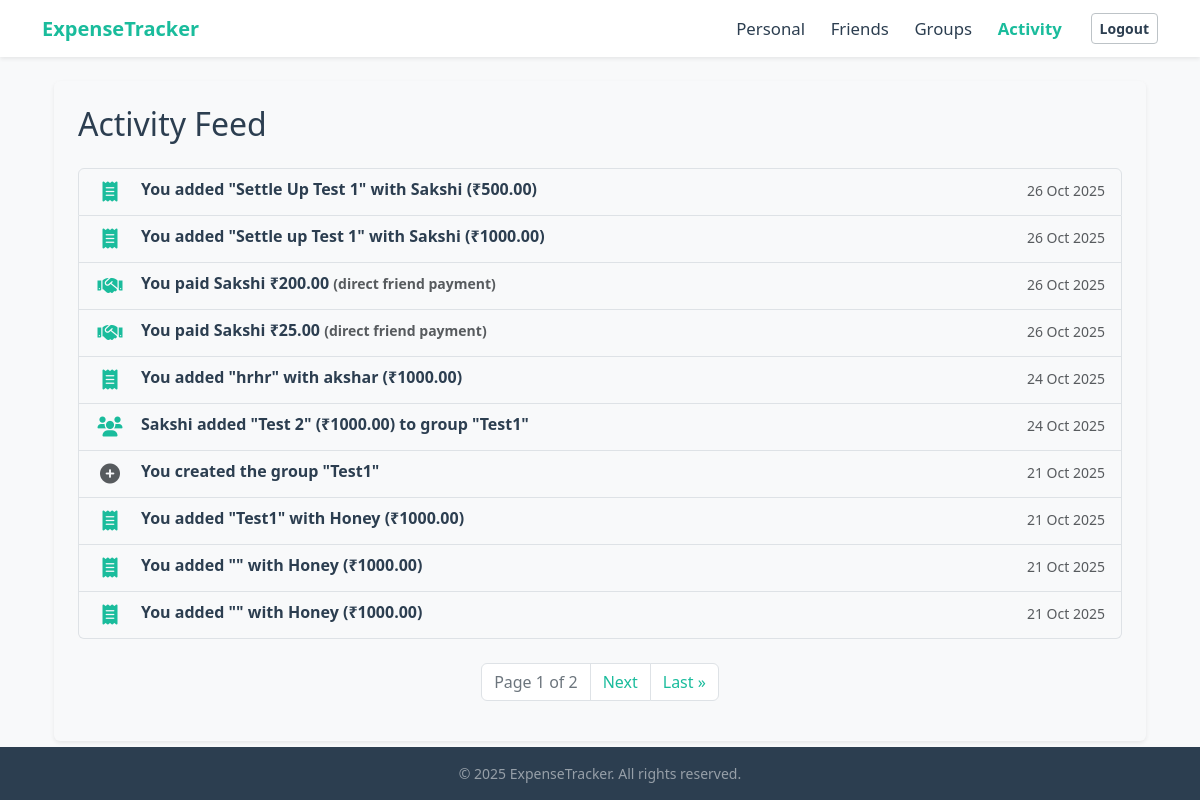
Before: /tracker/activity/ (signed in) with the older database file.
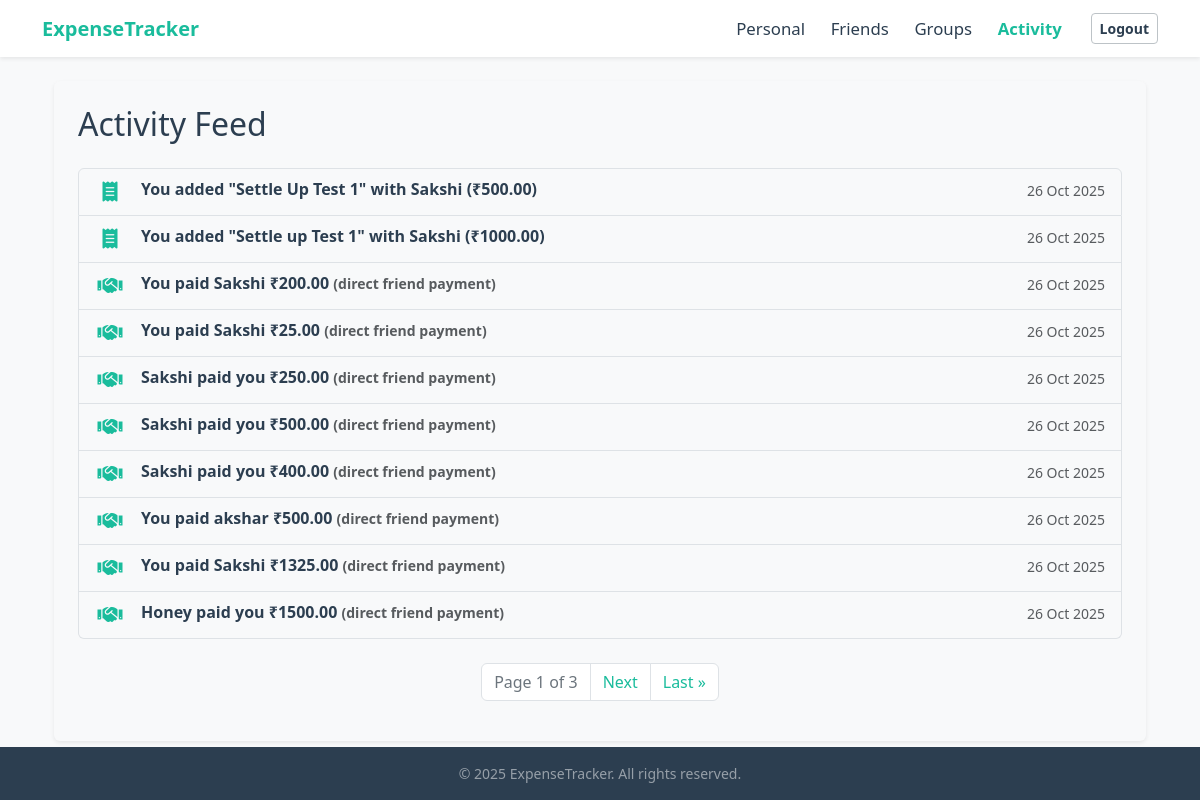
After: the same page with the newer database file.
### tracker/models.py (models this page shows, shortened)
class FriendExpense(models.Model):
    user = models.ForeignKey(UserRegistration, on_delete=models.CASCADE, related_name='friend_expense_owner')
    friend_user = models.ForeignKey(UserRegistration, on_delete=models.CASCADE, related_name='friend_expense_friend')
    title = models.CharField(max_length=200)
    amount = models.FloatField()
    category = models.CharField(max_length=80)
    date = models.DateField(auto_now_add=True)
    description = models.TextField(blank=True,null=True)
    paid_by = models.ForeignKey(UserRegistration, on_delete=models.CASCADE, related_name='paid_expenses',blank=True,null=True)
    amount_owed = models.FloatField(default=0) #Amount the user owes
    group = models.ForeignKey('Groups', on_delete=models.SET_NULL, blank=True, null=True, related_name="payments")

class UserRegistration(models.Model):
    name = models.CharField(max_length=100)
    email = models.CharField(max_length=100,unique=True)
    password = models.CharField(max_length=100)

class GroupExpense(models.Model):
    group = models.ForeignKey(Groups, on_delete=models.CASCADE, related_name='expenses')
    paid_by = models.ForeignKey(UserRegistration, on_delete=models.CASCADE, related_name='group_paid_expenses')
    title = models.CharField(max_length=200)
    amount = models.FloatField()
    category = models.CharField(max_length=80)
    date = models.DateField(auto_now_add=True)
    description = models.TextField(blank=True,null=True)
    created_at = models.DateTimeField(auto_now_add=True)
    total_split_done = models.BooleanField(default=False)

class Groups(models.Model):
    CATEGORY_CHOICES = [
        ('Trip', 'Trip'),
        ('Home', 'Home'),
        ('Couple', 'Couple'),
        ('Other', 'Other'),
    ]
    name = models.CharField(max_length=100)
    category = models.CharField(max_length=80,choices=CATEGORY_CHOICES)
    created_by = models.ForeignKey(UserRegistration, on_delete=models.CASCADE, related_name='created_groups')
    members = models.ManyToManyField(UserRegistration, related_name='groups')
    created_at = models.DateTimeField(auto_now_add=True)

### tracker/views.py (the view)
# urls.py: path('activity/', views.activity_dashboard, name='activity_dashboard'),
def activity_dashboard(request):
    if 'username' not in request.session:
        messages.error(request, "Please log in to access this page.")
        return redirect('login')
    user_id = request.session.get('user_id')
    user = get_object_or_404(UserRegistration, id=user_id)
    activity_list = []
    friend_expenses = FriendExpense.objects.filter(
        Q(user=user) | Q(friend_user=user)
    ).select_related('user', 'friend_user', 'paid_by', 'group').order_by('-date') # Use 'date' field
    for item in friend_expenses:
        activity_date = getattr(item, 'date', getattr(item, 'created_at', None))
        if activity_date:
            activity_list.append({
                'date': activity_date,
                'type': 'friend_expense',
                'details': item
            })
    group_expenses = GroupExpense.objects.filter(
        group__members=user
    ).select_related('group', 'paid_by').order_by('-date') # Use 'date' field
    for item in group_expenses:
        activity_date = getattr(item, 'date', getattr(item, 'created_at', None))
        if activity_date:
            activity_list.append({
                'date': activity_date,
                'type': 'group_expense',
                'details': item
            })
    groups_involved = Groups.objects.filter(members=user).order_by('-created_at') # Assumes 'created_at' field
    for item in groups_involved:
        if hasattr(item, 'created_at'):
            activity_list.append({
                'date': item.created_at,
                'type': 'group_creation',
                'details': item
            })
    sorted_activities = sorted(
    [act for act in activity_list if act.get('date')],
    key=lambda x: (
        datetime.combine(x['date'], datetime.min.time()) if isinstance(x['date'], date) and not isinstance(x['date'], datetime)
        else timezone.make_naive(x['date']) if timezone.is_aware(x['date'])
        else x['date']
    ),
    reverse=True
)
    paginator = Paginator(sorted_activities, 10) # Show 10 activities per page
    page_number = request.GET.get('page')
    activities_page_obj = paginator.get_page(page_number)
    context = {
        'activities_page_obj': activities_page_obj,
        'current_user': user # Pass user for template logic
    }
    return render(request, 'tracker/activity.html', context)

### tracker/templates/tracker/activity.html (shortened to what the changed rows need)
{% extends 'tracker/base.html' %}
{% load static %}
{% block content %}
<div class="container mt-4">
    <div class="card shadow-sm border-0 mt-4">
        <div class="card-body p-4">
            <h2 class="mb-0 fw-light">Activity Feed</h2><br>
            <ul class="list-group">
                {% for activity in activities_page_obj %}
                    <li class="list-group-item list-group-item-action d-flex align-items-center">
                        <div class="me-3 fs-5 text-center" style="width: 30px;">
                            {% if activity.type == 'friend_expense' %}
                                {% with expense=activity.details %}
                                    {% if expense.title == "Payment" %}
                                        <i class="fas fa-handshake text-success"></i>
                                    {% else %}
                                        <i class="fas fa-receipt text-primary"></i>
                                    {% endif %}
                                {% endwith %}
                            {% elif activity.type == 'group_expense' %}
                                <i class="fas fa-users text-primary"></i>
                            {% elif activity.type == 'group_creation' %}
                                <i class="fas fa-plus-circle text-muted"></i>
                            {% elif activity.type == 'personal_expense' %}
                                <i class="fas fa-user text-secondary"></i>
                            {% else %}
                                <i class="fas fa-info-circle text-muted"></i>
                            {% endif %}
                        </div>
                        <div class="flex-grow-1">
                            <div class="d-flex w-100 justify-content-between">
                                <h6 class="mb-1">
                                    {% if activity.type == 'friend_expense' %}
                                        {% with expense=activity.details %}
                                            {% if expense.title == "Payment" %}
                                                {% if expense.paid_by == current_user %}
                                                    You paid <strong>{{ expense.friend_user.name }}</strong> ₹{{ expense.amount|floatformat:2 }}
                                                {% else %}
                                                    <strong>{{ expense.paid_by.name }}</strong> paid you ₹{{ expense.amount|floatformat:2 }}
                                                {% endif %}
                                                {% if expense.group %}
                                                    <small class="text-muted"> in group "{{ expense.group.name }}"</small>
                                                {% else %}
                                                    <small class="text-muted"> (direct friend payment)</small>
                                                {% endif %}
                                            {% else %}
                                                {% if expense.user == current_user %}
                                                    You added "<strong>{{ expense.title }}</strong>" with <strong>{{ expense.friend_user.name }}</strong> (₹{{ expense.amount|floatformat:2 }})
                                                {% else %}
                                                    <strong>{{ expense.user.name }}</strong> added "<strong>{{ expense.title }}</strong>" with you (₹{{ expense.amount|floatformat:2 }})
                                                {% endif %}
                                            {% endif %}
                                        {% endwith %}
                                    {% elif activity.type == 'group_expense' %}
                                        {% with expense=activity.details %}
                                            <strong>{{ expense.paid_by.name }}</strong> added "<strong>{{ expense.title }}</strong>" (₹{{ expense.amount|floatformat:2 }}) to group "<strong>{{ expense.group.name }}</strong>"
                                        {% endwith %}
                                    {% elif activity.type == 'group_creation' %}
                                        {% with group=activity.details %}
                                             You created the group "<strong>{{ group.name }}</strong>"
                                        {% endwith %}
                                    {% elif activity.type == 'personal_expense' %}
                                         {% with expense=activity.details %}
                                            You added personal expense "<strong>{{ expense.title }}</strong>" (₹{{ expense.amount|floatformat:2 }})
                                        {% endwith %}
                                    {% else %}
                                        Unknown activity type
                                    {% endif %}
                                </h6>
                                <small class="text-muted">{{ activity.date|date:"d M Y" }}</small>
                            </div>
                        </div>
                    </li>
                {% empty %}
                    <li class="list-group-item text-center text-muted py-3">No activity yet.</li>
                {% endfor %}
            </ul>
            <nav aria-label="Activity navigation" class="mt-4">
                <ul class="pagination justify-content-center">
                    <li class="page-item disabled">
                        <span class="page-link">
                            Page {{ activities_page_obj.number }} of {{ activities_page_obj.paginator.num_pages }}
                        </span>
                    </li>
                </ul>
            </nav>
        </div>
    </div>
    </div>
{% endblock %}

Changed rows visible on the page:
no longer on this page (row unchanged): FriendExpense: details "hrhr", details.friend_user.name "akshar", details.amount "1000.00", date "24 Oct 2025"
no longer on this page (row unchanged): GroupExpense: details.paid_by.name "Sakshi", details "Test 2", details.amount "1000.00", details.group.name "Test1", date "24 Oct 2025"
no longer on this page (row unchanged): Groups: details.name "Test1", date "21 Oct 2025"
no longer on this page (row unchanged): FriendExpense: details "Test1", details.friend_user.name "Honey", details.amount "1000.00", date "21 Oct 2025"
no longer on this page (row unchanged): FriendExpense: details.friend_user.name "Honey", details.amount "1000.00", date "21 Oct 2025"
no longer on this page (row unchanged): FriendExpense: details.friend_user.name "Honey", details.amount "1000.00", date "21 Oct 2025"
added FriendExpense: title "Payment" (drawn), details.paid_by.name "Sakshi", details.amount "250.00", shows "(direct friend payment)", date "26 Oct 2025"
added FriendExpense: title "Payment" (drawn), details.paid_by.name "Sakshi", details.amount "500.00", shows "(direct friend payment)", date "26 Oct 2025"
added FriendExpense: title "Payment" (drawn), details.paid_by.name "Sakshi", details.amount "400.00", shows "(direct friend payment)", date "26 Oct 2025"
added FriendExpense: title "Payment" (drawn), details.friend_user.name "akshar", details.amount "500.00", shows "(direct friend payment)", date "26 Oct 2025"
added FriendExpense: title "Payment" (drawn), details.friend_user.name "Sakshi", details.amount "1325.00", shows "(direct friend payment)", date "26 Oct 2025"
added FriendExpense: title "Payment" (drawn), details.paid_by.name "Honey", details.amount "1500.00", shows "(direct friend payment)", date "26 Oct 2025"
Other visible differences:
{{ activities_page_obj.paginator.num_pages }}: "2" → "3"
